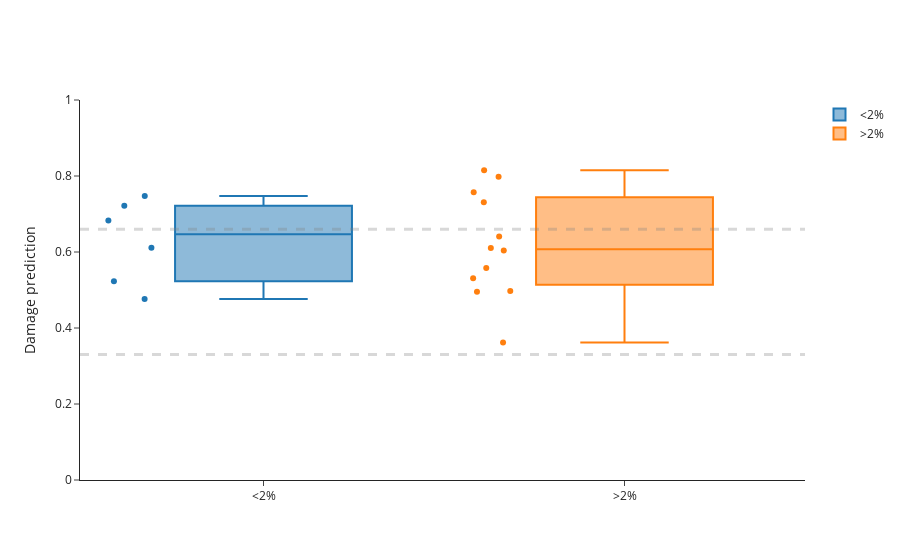

Source (notebook cell):
### Markdown cell above
## DNMT3A Damage prediction

### Code cell
fig = damage.dnmt3a_damage(lbc)
fig.show()
fig.write_image(path + 'reviewer_dnmt3a_damage_1.png', scale=10)
fig.write_image(path + 'reviewer_dnmt3a_damage_1.svg')

### Figure 1 — Plotly figure (JSON) as saved in the notebook; plotly's stock layout.template omitted (floating-point values rounded to 4 significant figures)
{"data": [{"boxpoints": "all", "name": "<2%", "type": "box", "y": [0.4765, 0.6829, 0.722, 0.6109, 0.5229, 0.7473]}, {"boxpoints": "all", "name": ">2%", "type": "box", "y": [0.7981, 0.5577, 0.8154, 0.3619, 0.5307, 0.7571, 0.4951, 0.6108, 0.4972, 0.7307, 0.6037, 0.6409]}], "layout": {"shapes": [{"line": {"color": "grey", "dash": "dash", "width": 3}, "type": "line", "x0": 0, "x1": 1, "xref": "x domain", "y0": 0.33, "y1": 0.33, "yref": "y"}, {"line": {"color": "grey", "dash": "dash", "width": 3}, "type": "line", "x0": 0, "x1": 1, "xref": "x domain", "y0": 0.66, "y1": 0.66, "yref": "y"}], "yaxis": {"range": [0, 1], "title": {"text": "Damage prediction"}}}}
